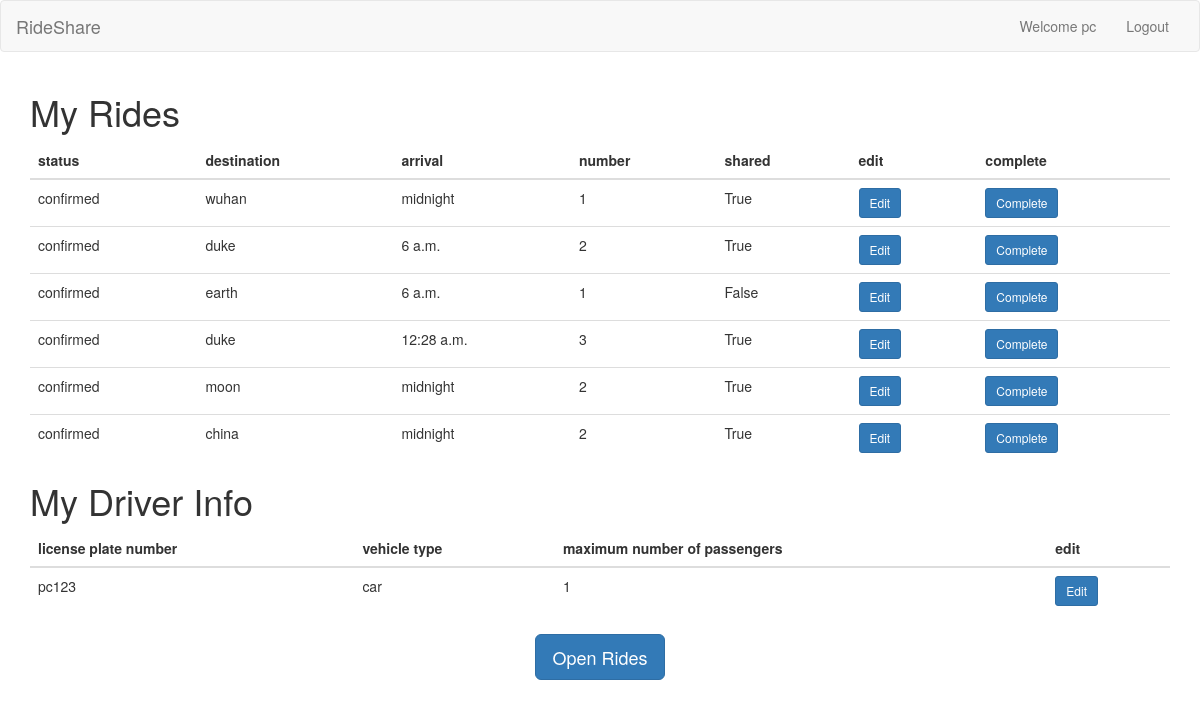
Screenshot of /orders/ (signed in) with the database file from the repository.
### rides/models.py (models this page shows)
class Ride(models.Model):
    ride_id = models.AutoField(primary_key=True,unique=True)
    status = models.CharField(max_length=100, default="open")
    destination = models.CharField(max_length=100)
    arrival = models.TimeField()
    number = models.IntegerField(default=0)
    shared = models.BooleanField(default=False)
    user = models.IntegerField()
    driver = models.IntegerField(default=0)
    sharer = models.IntegerField(default=0)
    email = models.CharField(max_length=100, default="xxx@163.com")

class Driver(models.Model):
    user = models.OneToOneField(User, primary_key=True, on_delete=models.CASCADE)
    plate = models.CharField(max_length=10)
    type = models.CharField(max_length=10)
    passengers = models.IntegerField(default=0)

### rides/views.py (the view)
# urls.py: path('orders/', orders, name='orders'),
def orders(request):
    if not request.user.is_authenticated:
        return redirect('/accounts/login')
    entry = Driver.objects.filter(user=request.user.id)
    if not entry.exists():
        print("It's a rider")
        return redirect("rides")
    obj = Ride.objects.filter(status="confirmed")
    drivers = Driver.objects.filter(user=request.user.id)
    context = {
        'objects' : obj,
        'drivers' : drivers
    }
    return render(request, "orders.html", context)

### templates/orders.html
{% extends 'base.html' %}
{% block content %}
<h1>My Rides</h1>
<table class="table">
  <thead>
    <tr>
      <th scope="col">status</th>
      <th scope="col">destination</th>
      <th scope="col">arrival</th>
      <th scope="col">number</th>
      <th scope="col">shared</th>
      <th scope="col">edit</th>
      <th scope="col">complete</th>
    </tr>
  </thead>
  <tbody>
  {% for object in objects %}
    <tr>
      <td>{{object.status}}</td>
      <td>{{object.destination}}</td>
      <td>{{object.arrival}}</td>
      <td>{{object.number}}</td>
      <td>{{object.shared}}</td>
      {% if object.status != "complete" %}
      <td><a href="/edit/{{object.ride_id}}" class="btn btn-sm btn-primary">Edit</a></td>
      {% endif %}
      {% if object.status == "confirmed" %}
      <td><a href="/complete/{{object.ride_id}}" class="btn btn-sm btn-primary">Complete</a></td>
      {% endif %}
    </tr>
  {% endfor %}
  </tbody>
</table>
<h1>My Driver Info</h1>
<table class="table">
<thead>
  <tr>
      <th scope="col">license plate number</th>
      <th scope="col">vehicle type</th>
      <th scope="col">maximum number of passengers</th>
      <th scope="col">edit</th>
    </tr>
  </thead>
{% for driver in drivers %}
    <tr>
      <td>{{driver.plate}}</td>
      <td>{{driver.type}}</td>
      <td>{{driver.passengers}}</td>
      <td><a href="/update/{{driver.user.id}}" class="btn btn-sm btn-primary">Edit</a></td>
    </tr>
  {% endfor %}
  </table>
<div style="z-index: 1; position: relative; text-align: center;">
  <a href="/opens/" class="btn btn-lg btn-primary">Open Rides</a>
</div>
{% endblock %}

### templates/base.html (shortened to what this page needs)
<!DOCTYPE html>
<html lang="en">
<head>
    <link rel="stylesheet" type="text/css" href="https://stackpath.bootstrapcdn.com/bootstrap/3.4.1/css/bootstrap.min.css">
</head>
<body>
<nav class = "navbar navbar-default">
    <div class = "container-fluid">
        <div class = "navbar-header">
            <a class = "navbar-brand" href = "/">RideShare</a>
        </div>
        <div class = "collapse navbar-collapse">
            <ul class = "nav navbar-nav navbar-right">
                {% if request.user.is_authenticated %}
                <li><a href = "#">Welcome {{request.user}}</a></li>
                {% endif %}
                {% if request.user.is_authenticated %}
                <li><a href = "/accounts/logout/">Logout</a></li>
                {% endif %}
            </ul>
        </div>
    </div>
</nav>
<div class = "container">
    {% block content %}
    {% endblock %}
</div>
</body>
</html>

### rows the page displays
Ride: status "confirmed", destination "wuhan", arrival "midnight", number "1", shared "True"
Ride: status "confirmed", destination "duke", arrival "6 a.m.", number "2", shared "True"
Ride: status "confirmed", destination "earth", arrival "6 a.m.", number "1", shared "False"
Ride: status "confirmed", destination "duke", arrival "12:28 a.m.", number "3", shared "True"
Ride: status "confirmed", destination "moon", arrival "midnight", number "2", shared "True"
Ride: status "confirmed", destination "china", arrival "midnight", number "2", shared "True"
Driver: plate "pc123", type "car", passengers "1"

### other values shown
{{ request.user }} "pc"
